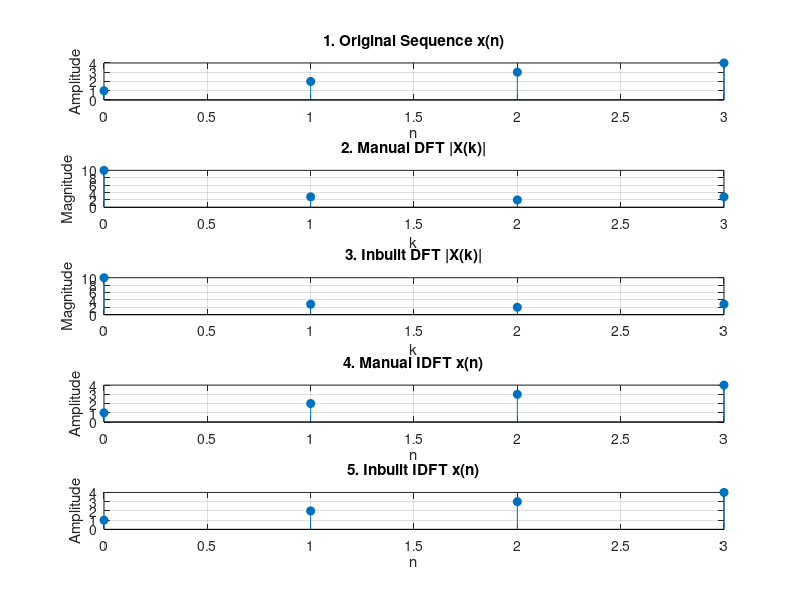

This figure's MATLAB source:
clc; clear; close all;

%% Step I: Input sequence
x = [1 2 3 4];
N = length(x);

%% Step II: Manual DFT
XM = zeros(1,N);

for k = 0:N-1
    for n = 0:N-1
        XM(k+1) = XM(k+1) + x(n+1)*exp(-1j*2*pi*k*n/N);
    end
end

%% Step III: Manual IDFT
XMI = zeros(1,N);

for n = 0:N-1
    for k = 0:N-1
        XMI(n+1) = XMI(n+1) + XM(k+1)*exp(1j*2*pi*k*n/N);
    end
end

XMI = XMI/N;

%% Step IV: Inbuilt DFT and IDFT
X_fft = fft(x);
x_ifft = ifft(X_fft);

%% Step V: Plot 5 graphs
n = 0:N-1;

figure('Name','DFT and IDFT','NumberTitle','off');

subplot(5,1,1);
stem(n,x,'filled');
title('1. Original Sequence x(n)');
xlabel('n');
ylabel('Amplitude');
grid on;

subplot(5,1,2);
stem(n,abs(XM),'filled');
title('2. Manual DFT |X(k)|');
xlabel('k');
ylabel('Magnitude');
grid on;

subplot(5,1,3);
stem(n,abs(X_fft),'filled');
title('3. Inbuilt DFT |X(k)|');
xlabel('k');
ylabel('Magnitude');
grid on;

subplot(5,1,4);
stem(n,real(XMI),'filled');
title('4. Manual IDFT x(n)');
xlabel('n');
ylabel('Amplitude');
grid on;

subplot(5,1,5);
stem(n,real(x_ifft),'filled');
title('5. Inbuilt IDFT x(n)');
xlabel('n');
ylabel('Amplitude');
grid on;

%% Display results
disp('Manual DFT:');
disp(XM);

disp('Inbuilt DFT:');
disp(X_fft);

disp('Manual IDFT:');
disp(real(XMI));

disp('Inbuilt IDFT:');
disp(real(x_ifft));
